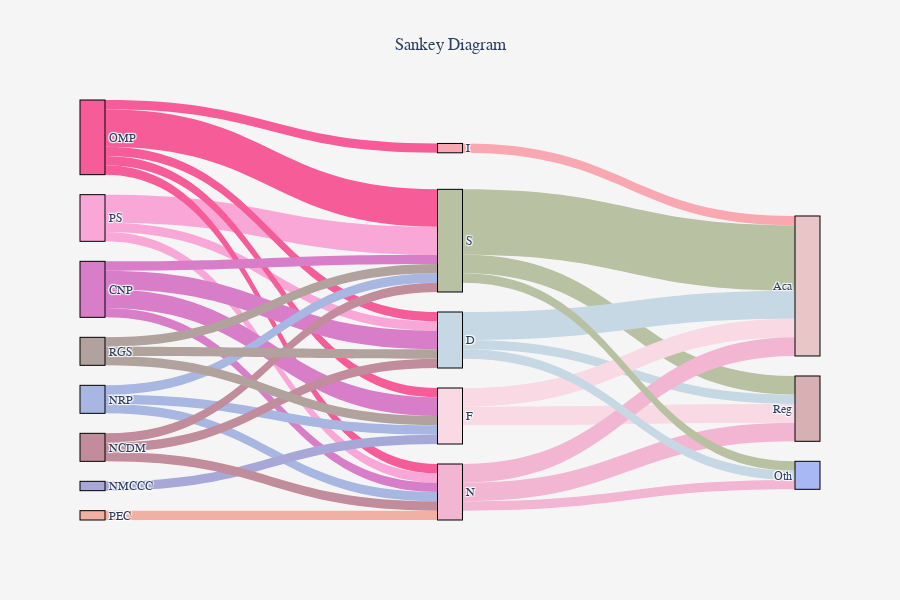

Notebook code for this chart:
### Markdown cell above
$\textbf{Sankey Diagram}$

### Code cell
import pandas as pd
import plotly.graph_objects as go

data = pd.read_csv('sankey_assignment.csv')

reshaped_data = data.melt(id_vars=['LABEL'], var_name='origin', value_name='flow_value')
reshaped_data.rename(columns={'LABEL': 'destination'}, inplace=True)
reshaped_data = reshaped_data[['origin', 'destination', 'flow_value']]

phase1 = reshaped_data.head(40)

phase2 = reshaped_data.tail(len(reshaped_data) - 40).copy()
phase2 = phase2[['destination', 'origin', 'flow_value']]
phase2.rename(columns={'destination': 'origin', 'origin': 'destination'}, inplace=True)

merged_data = pd.concat([phase1, phase2], axis=0)

all_nodes = list(pd.unique(merged_data[['origin', 'destination']].values.ravel('K')))
node_index_mapping = {node: idx for idx, node in enumerate(all_nodes)}

merged_data['origin'] = merged_data['origin'].map(node_index_mapping)
merged_data['destination'] = merged_data['destination'].map(node_index_mapping)

links_data = merged_data.to_dict(orient='list')

node_colors_hex = [
    "#F8A7D6", "#F65D98", "#D87DC8", "#A8B6E2", "#A8A8D8", "#F2B0A3", "#C18C9B", "#B1A29D", 
    "#B8C1A1", "#F9D9E3", "#C7D8E5", "#F3B6D2", "#F9A8B2", "#D6B0B2", "#E8C6C7", "#A8B8F5"
]

node_colors = {node: node_colors_hex[i % len(node_colors_hex)] for i, node in enumerate(all_nodes)}

fig = go.Figure(data=[go.Sankey(
    node=dict(
        pad=20, 
        thickness=25,  
        line=dict(color='black', width=1),  
        label=all_nodes,  
        color=[node_colors[node] for node in all_nodes],  
    ),
    link=dict(
        source=links_data['origin'],  
        target=links_data['destination'],  
        value=links_data['flow_value'], 
        color=[node_colors[all_nodes[src]] for src in links_data['origin']],  
    )
)])

fig.update_layout(
    title_text="Sankey Diagram", 
    title_x=0.5,  
    font_size=12,  
    font_family="Arial",  
    paper_bgcolor="whitesmoke",  
    plot_bgcolor="whitesmoke",  
    height=600,  
    showlegend=True 
)

fig.show()

### Figure 1 — Plotly figure (JSON) as saved in the notebook; plotly's stock layout.template omitted (floating-point values rounded to 4 significant figures)
{"data": [{"link": {"color": ["#F8A7D6", "#F8A7D6", "#F8A7D6", "#F8A7D6", "#F8A7D6", "#F65D98", "#F65D98", "#F65D98", "#F65D98", "#F65D98", "#D87DC8", "#D87DC8", "#D87DC8", "#D87DC8", "#D87DC8", "#A8B6E2", "#A8B6E2", "#A8B6E2", "#A8B6E2", "#A8B6E2", "#A8A8D8", "#A8A8D8", "#A8A8D8", "#A8A8D8", "#A8A8D8", "#F2B0A3", "#F2B0A3", "#F2B0A3", "#F2B0A3", "#F2B0A3", "#C18C9B", "#C18C9B", "#C18C9B", "#C18C9B", "#C18C9B", "#B1A29D", "#B1A29D", "#B1A29D", "#B1A29D", "#B1A29D", "#B8C1A1", "#F9D9E3", "#C7D8E5", "#F3B6D2", "#F9A8B2", "#B8C1A1", "#F9D9E3", "#C7D8E5", "#F3B6D2", "#F9A8B2", "#B8C1A1", "#F9D9E3", "#C7D8E5", "#F3B6D2", "#F9A8B2"], "source": [0, 0, 0, 0, 0, 1, 1, 1, 1, 1, 2, 2, 2, 2, 2, 3, 3, 3, 3, 3, 4, 4, 4, 4, 4, 5, 5, 5, 5, 5, 6, 6, 6, 6, 6, 7, 7, 7, 7, 7, 8, 9, 10, 11, 12, 8, 9, 10, 11, 12, 8, 9, 10, 11, 12], "target": [8, 9, 10, 11, 12, 8, 9, 10, 11, 12, 8, 9, 10, 11, 12, 8, 9, 10, 11, 12, 8, 9, 10, 11, 12, 8, 9, 10, 11, 12, 8, 9, 10, 11, 12, 8, 9, 10, 11, 12, 13, 13, 13, 13, 13, 14, 14, 14, 14, 14, 15, 15, 15, 15, 15], "value": [3, 0, 1, 1, 0, 4, 1, 1, 1, 1, 1, 2, 2, 1, 0, 1, 1, 0, 1, 0, 0, 1, 0, 0, 0, 0, 0, 0, 1, 0, 1, 0, 1, 1, 0, 1, 1, 1, 0, 0, 2, 2, 1, 2, 0, 7, 2, 3, 2, 1, 1, 0, 1, 1, 0]}, "node": {"color": ["#F8A7D6", "#F65D98", "#D87DC8", "#A8B6E2", "#A8A8D8", "#F2B0A3", "#C18C9B", "#B1A29D", "#B8C1A1", "#F9D9E3", "#C7D8E5", "#F3B6D2", "#F9A8B2", "#D6B0B2", "#E8C6C7", "#A8B8F5"], "label": ["PS", "OMP", "CNP", "NRP", "NMCCC", "PEC", "NCDM", "RGS", "S", "F", "D", "N", "I", "Reg", "Aca", "Oth"], "line": {"color": "black", "width": 1}, "pad": 20, "thickness": 25}, "type": "sankey"}], "layout": {"font": {"family": "Arial", "size": 12}, "height": 600, "paper_bgcolor": "whitesmoke", "plot_bgcolor": "whitesmoke", "showlegend": true, "title": {"text": "Sankey Diagram", "x": 0.5}}}
